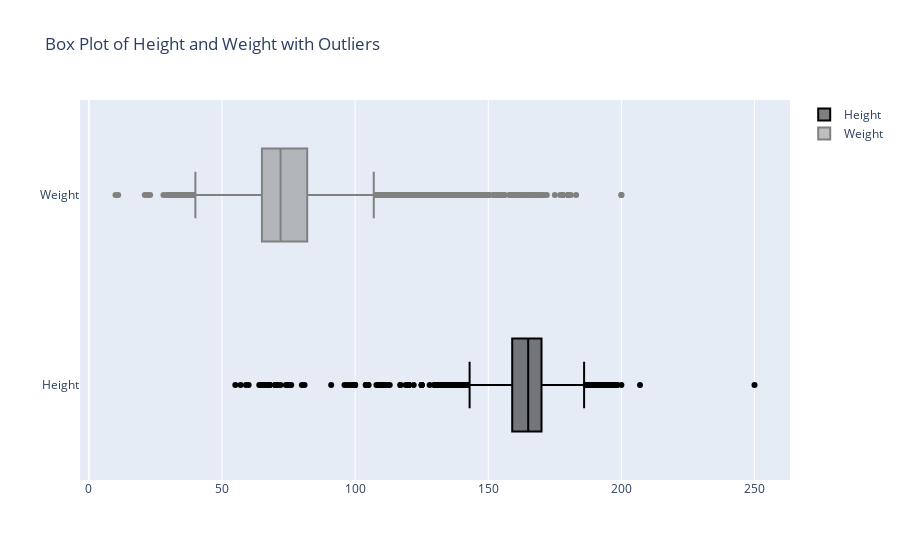

Here is the notebook cell this chart was saved with:
### Markdown cell above
### Box Plot of Height and Weight

We shall visualize the distribution of height and weight to identify potential outliers. Outliers are displayed as individual points outside the whiskers of each box.

By examining these distributions, we can assess the range and presence of extreme values. This will inform the selection of appropriate thresholds or statistical methods for outlier removal in the next step.

### Code cell
fig = go.Figure()

fig.add_trace(go.Box(
    x=df['height'],
    name = 'Height',
    boxpoints='outliers',
    marker_color='black'
))

fig.add_trace(go.Box(
    x=df['weight'],
    name = 'Weight',
    boxpoints='outliers',
    marker_color='gray'
))

fig.update_layout(
    title_text="Box Plot of Height and Weight with Outliers",
)

fig.show()

### Figure 1 — Plotly figure (JSON) as saved in the notebook; plotly's stock layout.template omitted (floating-point values rounded to 4 significant figures; data arrays with more than 128 entries replaced by an {"elided": "..."} marker saying what was removed)
{"data": [{"boxpoints": "outliers", "marker": {"color": "black"}, "name": "Height", "type": "box", "x": {"elided": "69976 int values"}}, {"boxpoints": "outliers", "marker": {"color": "gray"}, "name": "Weight", "type": "box", "x": {"elided": "69976 float values"}}], "layout": {"title": {"text": "Box Plot of Height and Weight with Outliers"}}}
